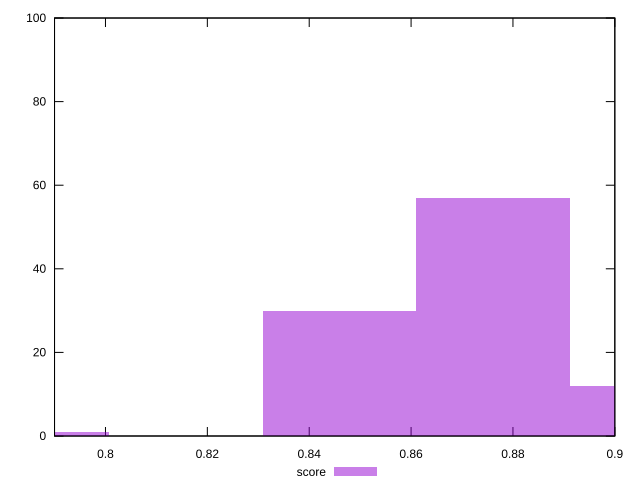

Source code (gnuplot):
reset

$score <<EOF
0.7855254674375817 1
0.8459505033943188 30
0.8761630213726873 57
0.9063755393510557 12
EOF

set key outside below
set boxwidth 0.030212517978368526
set xrange [0.79:0.9]
set yrange [0:100]
set trange [0:100]
set style fill transparent solid 0.5 noborder
set terminal svg size 640, 490 enhanced background rgb 'white'
set output "report_00019_2021-02-10T18-14-37.922Z//first-contentful-paint/samples/pages/score/histogram.svg"

plot $score title "score" with boxes

reset
